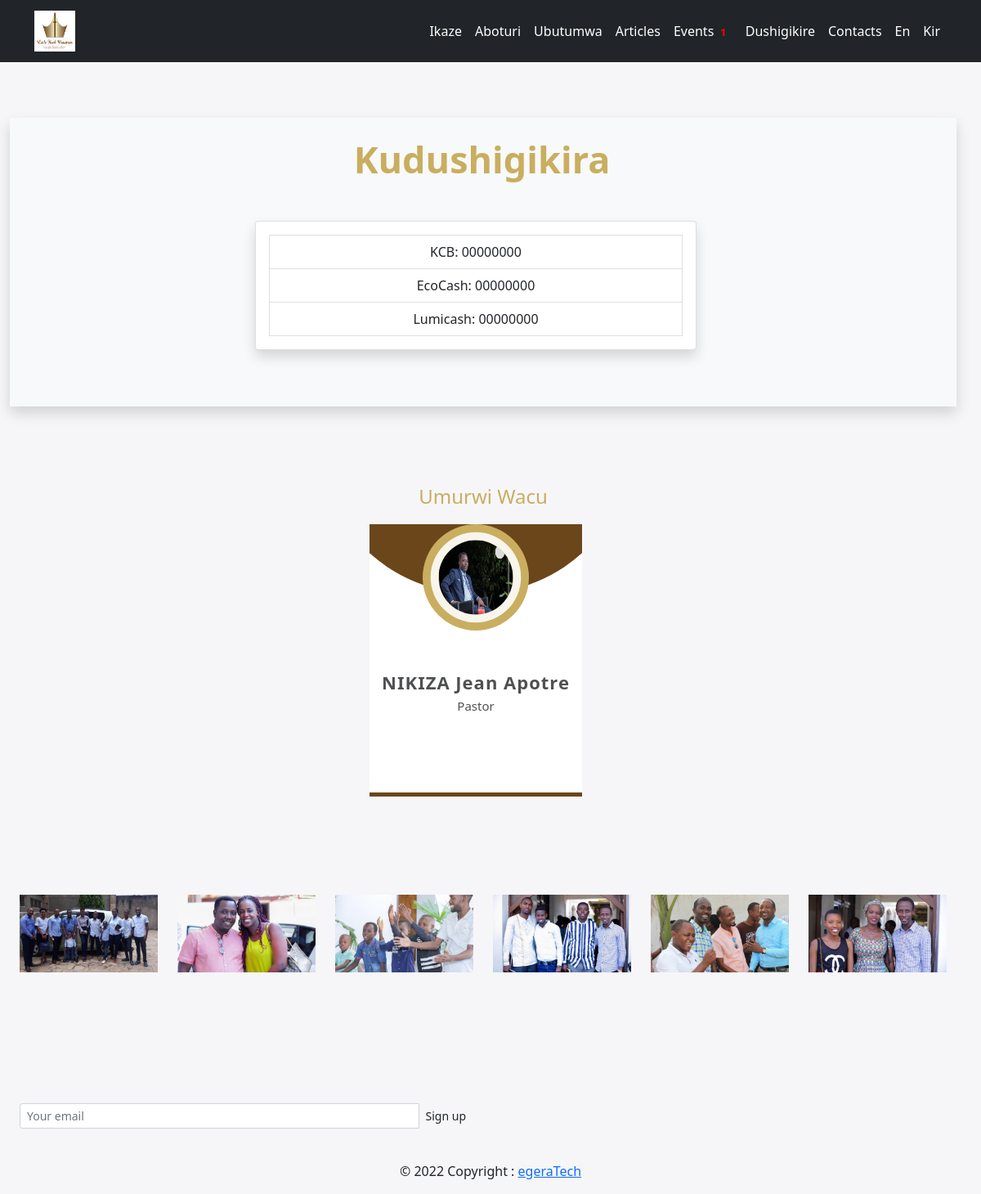
Page /flock_kirundi/support_usKir/ on the committed database.
### flock/models.py (models this page shows)
class Team(models.Model):
    full_Name = models.CharField(max_length=50)
    photo = models.ImageField(upload_to='%Y/%m/%d/', default='profil.png', blank=True)
    service = models.CharField(max_length=50)
    email = models.CharField(max_length=50)
    phone_1 = models.CharField(max_length=50)
    phone_2 = models.CharField(max_length=50)

### flock_kirundi/views.py (the view)
# urls.py: re_path(r'flock_kirundi/support_usKir/', views.support_usKir, name='support_usKir'),
def support_usKir(request):
    teams = Team.objects.all()
    upcomingEventsKir = KirundiEvent.objects.all().filter(expired = False).order_by('expiration_date')
    return render(request, 'flock_kirundi/support_usKir.html', {'upcomingEventsKir':upcomingEventsKir, 'teams':teams}) #'articlesKir'

### flock_kirundi/templates/flock_kirundi/support_usKir.html (shortened to what this page needs)
{% extends 'flock_kirundi/base_layoutKir.html' %}
{% block content %}
<br>
<br>
<div class="container col-lg-8">
    <div class="row justify-content-center">
        <div class="contact shadow shadow bg-light justify-content-center" id="Contact">
            <div class="container-lg py-4">
                <div class="row justify-content-center">
                    <div class="col-lg-6">
                        <div class="section-title text-center">
                            <h2 class="fw-bold mb-5" style="color:#c9ae60;">Kudushigikira</h2>
                            <div class="card shadow">
                                <div class="card-body">
                                    <li class="list-group-item">KCB: 00000000</li>
                                    <li class="list-group-item">EcoCash: 00000000</li>
                                    <li class="list-group-item">Lumicash: 00000000</li>
                                </div>
                            </div>
                        </div>
                    </div>
                </div>
            </div>
        </div>
    </div>
</div>
<div class="container">
    <div class="row justify-content-center">
      <h4 style="color:#c9ae60;" class="text-center">Umurwi Wacu</h4>
      <br>
      <br>
      <div class="row justify-content-center">
        {% for team in teams %}
        <div class="col-lg-3 col-md-6 col-sm-6">
            <div class="our-team">
                <div class="pic">
                    <img src="{{team.photo.url}}">
                </div>
                <div class="team-content">
                    <h3 class="title">{{team.full_Name}}</h3>
                    <span class="post">{{team.service}}</span>
                </div>
                <br>
            </div>
        </div>
        {% endfor %}
        </div>
    </div>
</div>
{% endblock %}

### assets/styles.css (style rules this page uses)
* { margin: 0px; padding: 0px; box-sizing: border-box; }
.container { margin-top: 8%; }
.our-team { padding: 0 0 40px; background: white; text-align: center; overflow: hidden; position: relative; border-bottom: 5px solid #6b461b; }
.our-team .pic { display: inline-block; width: 130px; height: 130px; margin-bottom: 50px; z-index: 1; position: relative; }
.our-team .pic:before { content: ""; width: 100%; height: 100%; border-radius: 50%; background: #6b461b; position: absolute; bottom: 135%; right: 0; left: 0; opacity: 1; transform: scale(3); transition: all 0.3s linear 0s; }
.our-team .pic:after { content: ""; width: 100%; height: 100%; border-radius: 50%; background: #c9ae60; position: absolute; top: 0; left: 0; z-index: 1; transition: all 0.3s linear 0s; }
.our-team .pic img { width: 100%; height: 100%; border-radius: 50%; transform: scale(1); transition: all 0.9s ease 0s; box-shadow: 0 0 0 14px #f7f5ec; transform: scale(0.7); position: relative; z-index: 2; }
.our-team .team-content { margin-bottom: 30px; }
.our-team .title { font-size: 22px; font-weight: 700; color: #4e5052; letter-spacing: 1px; text-transform: capitalize; margin-bottom: 5px; }
.our-team .post { display: block; font-size: 15px; color: #4e5052; text-transform: capitalize; }
.section-title { padding-bottom: 45px; }
.section-title h2 { font-weight: 700; color: #20247b; font-size: 45px; margin: 0 0 15px; padding-left: 15px; }

### flock_kirundi/templates/flock_kirundi/base_layoutKir.html (style rules this page uses)
body { background-color:#f6f6f8 ; margin: 0px; padding: 0px; box-sizing: border-box; }

### rows in the picture
Team: photo (picture), full_Name "NIKIZA Jean Apotre", service "Pastor"

### other values in the picture
{{ upcomingEventsKir|length }} "1"
